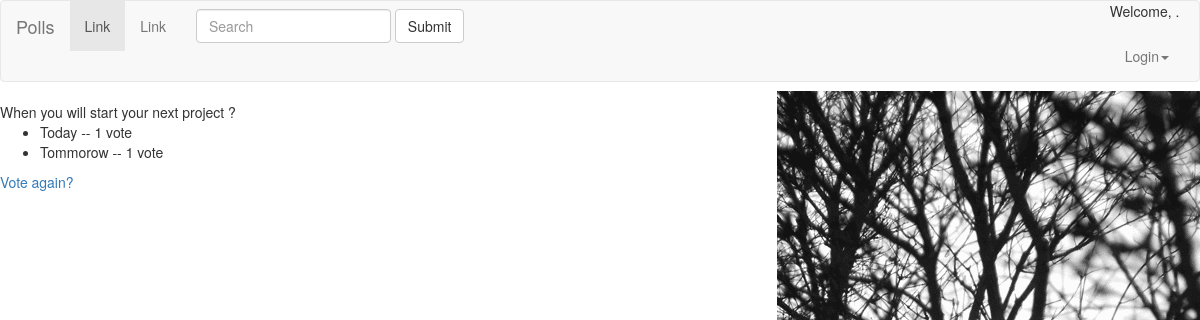
Screenshot of /polls/8/results/ with the database file from the repository.
### polls/models.py (models this page shows, shortened)
class Question(models.Model):
     question_text = models.CharField(max_length=200)
     pub_date = models.DateTimeField('date published')
     def was_published_recently(self):
         now = timezone.now()
         return now - datetime.timedelta(days=1) <= self.pub_date <= now
     was_published_recently.admin_order_field = 'pub_date'
     was_published_recently.boolean = True
     was_published_recently.short_description = 'Published recently ?'

class Choice(models.Model):
     question = models.ForeignKey(Question, on_delete=models.CASCADE)
     choice_text = models.CharField(max_length=200)
     votes = models.IntegerField(default=0)

### polls/views.py (the view)
# urls.py: url(r'^(?P<pk>[0-9]+)/results/$', views.ResultsView.as_view(), name='results'),
class ResultsView(generic.DetailView):
    model = Question
    template_name = 'polls/results.html'

### polls/templates/polls/results.html
{% extends './base.html' %}¬
{% block content %}
<h>{{ question.question_text }}</h1>
<ul>
{% for choice in question.choice_set.all %}
    <li>{{ choice.choice_text }} -- {{ choice.votes }} vote{{ choice.votes|pluralize }}</li>
{% endfor %}
</ul>
<a href="{% url 'polls:detail' question.id %}">Vote again?</a>
{% endblock %}¬

### polls/static/polls/style.css (style rules this page uses)
body { background: white url("images/i1.gif") no-repeat right; }

### rows the page displays
Question: question_text "When you will start your next project ?"
Choice: choice_text "Today", votes "1"
Choice: choice_text "Tommorow", votes "1"
